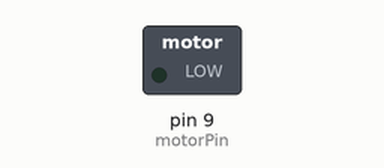
Simulated run of this sketch. Board: Arduino Uno, built with avr-gcc and run on an emulated ATmega328P. Parts: switched loads named in the sketch (green lamp = pin HIGH).

Above: at 1.5 s.
At 3.5 s:
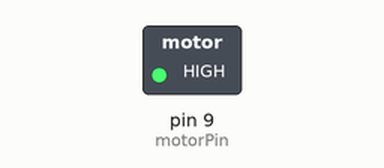
Timing chart, 0 to 5.2 s (numbered marks = the images above):
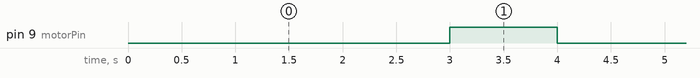

The sketch:

diy_robot_test1.ino
```cpp
int motorPin = 9;

void setup() {
  pinMode(motorPin, OUTPUT);
}

void loop() {
  int onTime = 1000;
  int offTime = 3000;


  digitalWrite(motorPin, LOW);
  delay(offTime);

  digitalWrite(motorPin, HIGH);
  delay(onTime);
}
```

Measured:
- by itself, pin 9 (motorPin): alternates HIGH for 1.0 s and LOW for 3.0 s
